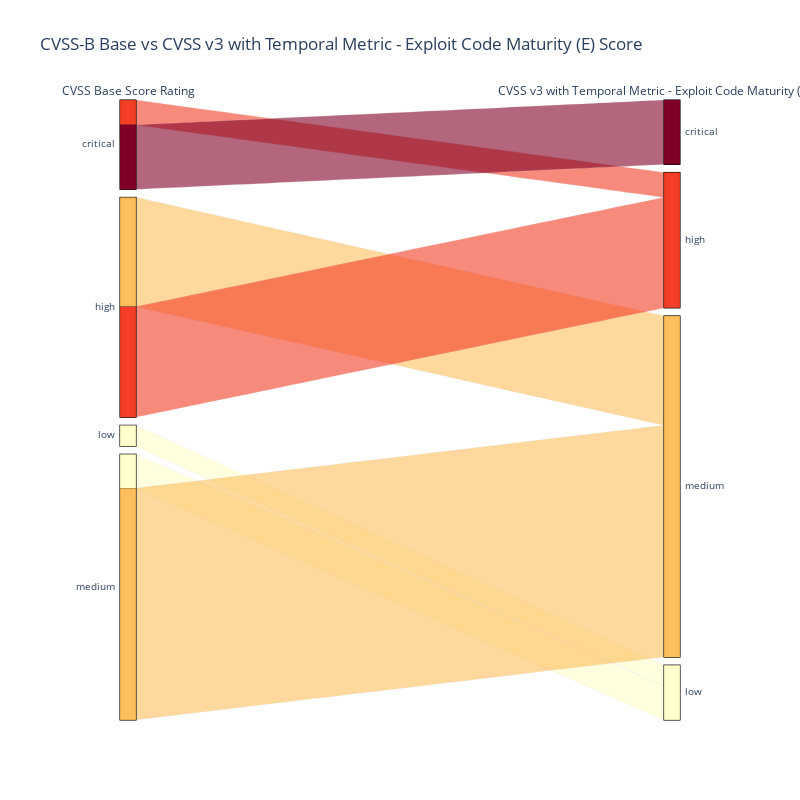

Notebook code cell kept with this figure:
### Code cell
# Mapping dictionary to convert numbers back to categorical values
category_to_number = {'critical': 4, 'high': 3, 'medium': 2, 'low': 1}

cvss_bt_sankey_data['cvss_bt_score_category_color'] = cvss_bt_sankey_data['cvss-bt_score_category'].map(category_to_number)
color = cvss_bt_sankey_data['cvss_bt_score_category_color'];

colorscale = 'YlOrRd' #Yellow Orange Red
fig = go.Figure(go.Parcats(
    dimensions=[
        {'label': 'CVSS Base Score Rating', 'values': cvss_bt_sankey_data['base_score_category']},
        {'label': 'CVSS v3 with Temporal Metric - Exploit Code Maturity (E) Score', 'values': cvss_bt_sankey_data['cvss-bt_score_category']},
    ],
    line={'color': color, 'colorscale': colorscale},
    counts=cvss_bt_sankey_data['count'],
))
fig.update_layout(
    title='CVSS-B Base vs CVSS v3 with Temporal Metric - Exploit Code Maturity (E) Score',
    autosize=False,
    width=800,
    height=800,
)
fig.show()

if IN_COLAB == False:
    fig.write_image("../images_out/cvss_bt_parcat.png")
    Image(filename='../images_out/cvss_bt_parcat.png') #display plot when viewing in github

### Figure 1 — Plotly figure (JSON) as saved in the notebook; plotly's stock layout.template omitted (floating-point values rounded to 4 significant figures)
{"data": [{"counts": [25970, 10049, 44585, 44072, 8440, 13686, 93475], "dimensions": [{"label": "CVSS Base Score Rating", "values": ["critical", "critical", "high", "high", "low", "medium", "medium"]}, {"label": "CVSS v3 with Temporal Metric - Exploit Code Maturity (E) Score", "values": ["critical", "high", "high", "medium", "low", "low", "medium"]}], "line": {"color": [4, 3, 3, 2, 1, 1, 2], "colorscale": [[0, "rgb(255,255,204)"], [0.125, "rgb(255,237,160)"], [0.25, "rgb(254,217,118)"], [0.375, "rgb(254,178,76)"], [0.5, "rgb(253,141,60)"], [0.625, "rgb(252,78,42)"], [0.75, "rgb(227,26,28)"], [0.875, "rgb(189,0,38)"], [1, "rgb(128,0,38)"]]}, "type": "parcats"}], "layout": {"autosize": false, "height": 800, "title": {"text": "CVSS-B Base vs CVSS v3 with Temporal Metric - Exploit Code Maturity (E) Score"}, "width": 800}}
